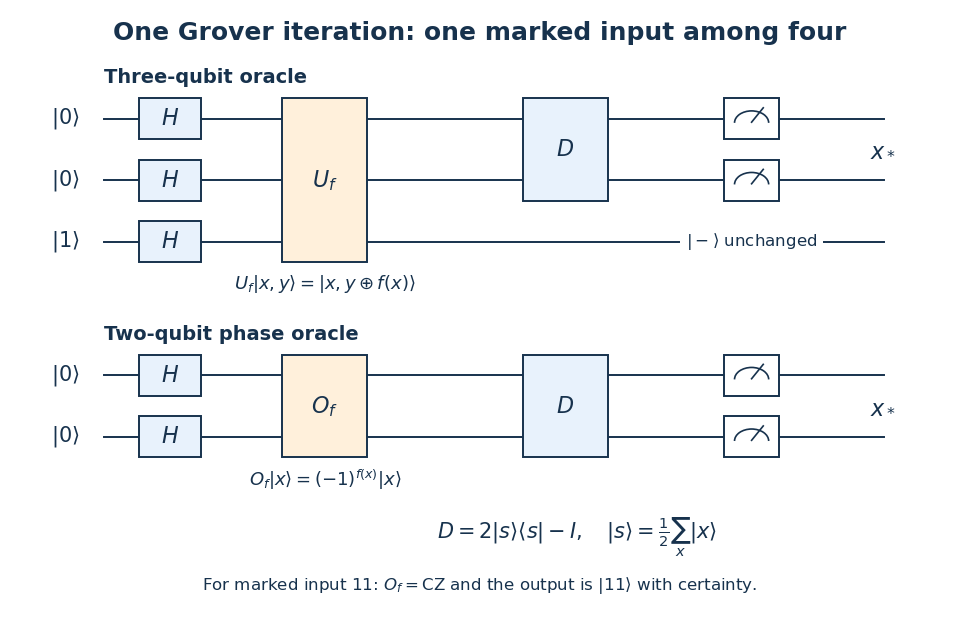

Generate this figure with Python:
"""Original Grover-search networks; tested with Python 3.14 / matplotlib 3.10.7.

The sole figure output is the script basename in the current working directory.
"""
from pathlib import Path
import matplotlib
matplotlib.use('Agg')
import matplotlib.pyplot as plt
from matplotlib.patches import Rectangle, Arc

INK = '#17324d'
BLUE = '#e8f2fc'
ORANGE = '#fff0db'
fig, ax = plt.subplots(figsize=(9.6, 6.2), dpi=100)
fig.patch.set_facecolor('white')
ax.set_facecolor('white')
ax.set_xlim(0, 12)
ax.set_ylim(-.2, 8.5)
ax.axis('off')

def text(x, y, s, size=13, **kw):
    ax.text(x, y, s, fontsize=size, color=INK, ha=kw.pop('ha', 'center'), va='center', **kw)

def wire(y, label, end=11.2):
    ax.plot([1.15, end], [y, y], color=INK, lw=1.4, zorder=1)
    text(.65, y, label, 15)

def gate(x, ys, label, face=BLUE, width=.8):
    low, high = min(ys)-.3, max(ys)+.3
    ax.add_patch(Rectangle((x-width/2, low), width, high-low,
                           facecolor=face, edgecolor=INK, lw=1.4, zorder=3))
    text(x, (low+high)/2, label, 16, zorder=4)

def measure(x, y):
    gate(x, [y], '', face='white', width=.7)
    ax.add_patch(Arc((x, y-.06), .44, .35, theta1=0, theta2=180,
                     color=INK, lw=1.2, zorder=4))
    ax.plot([x, x+.15], [y-.05, y+.16], color=INK, lw=1.2, zorder=4)

text(6, 8.15, 'One Grover iteration: one marked input among four', 18, weight='bold')
text(1.15, 7.5, 'Three-qubit oracle', 14, ha='left', weight='bold')
for y, ket in [(6.9, r'$|0\rangle$'), (6.0, r'$|0\rangle$'), (5.1, r'$|1\rangle$')]:
    wire(y, ket)
    gate(2, [y], '$H$')
gate(4, [5.1, 6, 6.9], r'$U_f$', ORANGE, 1.1)
gate(7.1, [6, 6.9], '$D$', BLUE, 1.1)
for y in [6, 6.9]:
    measure(9.5, y)
text(11.2, 6.45, r'$x_*$', 16)
text(9.5, 5.1, r'$|-\rangle$ unchanged', 12, bbox={'facecolor':'white', 'edgecolor':'none'})
text(4, 4.48, r'$U_f|x,y\rangle=|x,y\oplus f(x)\rangle$', 13)

text(1.15, 3.75, 'Two-qubit phase oracle', 14, ha='left', weight='bold')
for y in [3.15, 2.25]:
    wire(y, r'$|0\rangle$')
    gate(2, [y], '$H$')
gate(4, [2.25, 3.15], '$O_f$', ORANGE, 1.1)
gate(7.1, [2.25, 3.15], '$D$', BLUE, 1.1)
for y in [2.25, 3.15]:
    measure(9.5, y)
text(11.2, 2.7, r'$x_*$', 16)
text(4, 1.62, r'$O_f|x\rangle=(-1)^{f(x)}|x\rangle$', 13)
text(7.25, .78, r'$D=2|s\rangle\langle s|-I,\quad |s\rangle=\frac{1}{2}\sum_x|x\rangle$', 15)
text(6, .08, r'For marked input $11$: $O_f=\mathrm{CZ}$ and the output is $|11\rangle$ with certainty.', 12)
fig.subplots_adjust(left=.015, right=.985, bottom=.025, top=.985)
fig.savefig(Path.cwd() / Path(__file__).with_suffix('.png').name,
            facecolor='white', transparent=False, metadata={'Software':'codex-wiki figure generator'})
plt.close(fig)
